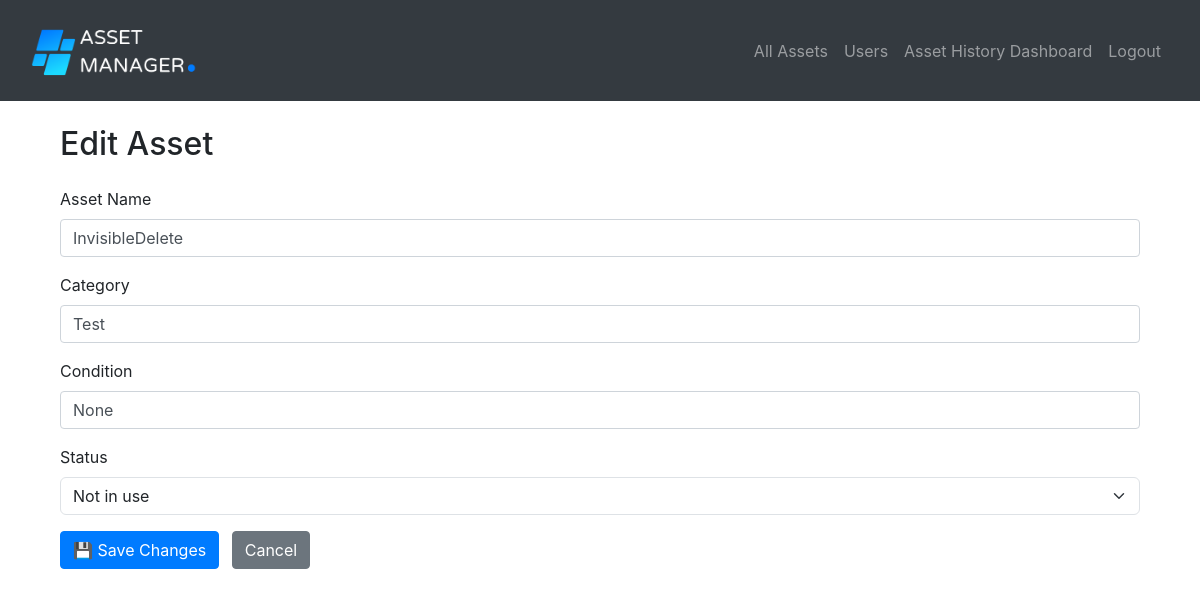
The page /edit-asset/14 (signed in) on the database its author committed.
### website/models.py (models this page shows)
class Asset(db.Model):
    id = db.Column(db.Integer, primary_key=True)
    asset_name = db.Column(db.String(150))
    category = db.Column(db.String(150))
    purchase_date = db.Column(db.Date)
    condition = db.Column(db.String(150))
    status = db.Column(db.String(150))
    created_by = db.Column(db.Integer, db.ForeignKey('user.id'))
    assigned_to = db.Column(db.Integer, db.ForeignKey('user.id'), nullable=True)
    asset_history = db.relationship('Asset_History', back_populates='asset', passive_deletes=True)
    creator = db.relationship('User', foreign_keys=[created_by])
    assignee = db.relationship('User', foreign_keys=[assigned_to])

### website/views.py (the view, shortened to what this page needs)
@views.route('/edit-asset/<int:id>', methods=['GET', 'POST'])
@login_required
def edit_asset(id):
    asset = Asset.query.get_or_404(id)
    if not asset:
        flash("Asset not found.", category="error")
        return redirect(url_for('views.home'))
    all_users = User.query.all()
    return render_template('edit_asset.html', asset=asset, user=current_user, all_users=all_users)

### website/__init__.py (called while the page is built)
def create_app():
    app = Flask(__name__)
    app.config['SECRET_KEY'] = os.getenv("SECRET_KEY", "dev-secret")
    if 'SQLALCHEMY_DATABASE_URI' not in app.config:
        DB_NAME = os.path.join(os.path.dirname(__file__), 'database.db')
        app.config['SQLALCHEMY_DATABASE_URI'] = f'sqlite:///{DB_NAME}'
    db.init_app(app)
    from .views import views
    from .auth import auth
    app.register_blueprint(views, url_prefix='/')
    app.register_blueprint(auth, url_prefix='/')
    from .models import User
    create_database(app)
    login_manager = LoginManager()
    login_manager.login_view = 'auth.login'
    login_manager.init_app(app)
    @login_manager.user_loader
    def load_user(id):
        return User.query.get(int(id))
    return app

### website/templates/edit_asset.html (shortened to what this page needs)
{% extends "base.html" %}
{% block content %}
<div class="container mt-4">
  <h2 class="mb-4">Edit Asset</h2>
  <form method="POST" class="needs-validation" novalidate>
    <div class="mb-3">
      <label for="assetName" class="form-label">Asset Name</label>
      <input type="text" class="form-control" id="assetName" name="asset_name" value="{{ asset.asset_name }}" required>
    </div>
    <div class="mb-3">
      <label for="category" class="form-label">Category</label>
      <input type="text" class="form-control" id="category" name="category" value="{{ asset.category }}" required>
    </div>
    <div class="mb-3">
      <label for="condition" class="form-label">Condition</label>
      <input type="text" class="form-control" id="condition" name="condition" value="{{ asset.condition }}">
    </div>
    <div class="mb-3">
      <label for="status" class="form-label">Status</label>
      <select class="form-select" id="status" name="status" required>
        <option value="Available" {% if asset.status == 'Available' %}selected{% endif %}>Not in use</option>
      </select>
    </div>
    {% set show_assignment = asset.status == 'In Use' %}
    <button type="submit" class="btn btn-primary">💾 Save Changes</button>
    <a href="{{ url_for('views.home') }}" class="btn btn-secondary ms-2">Cancel</a>
  </form>
</div>
{% endblock %}

### rows shown on the page
Asset: asset_name "InvisibleDelete", category "Test", condition "None"
